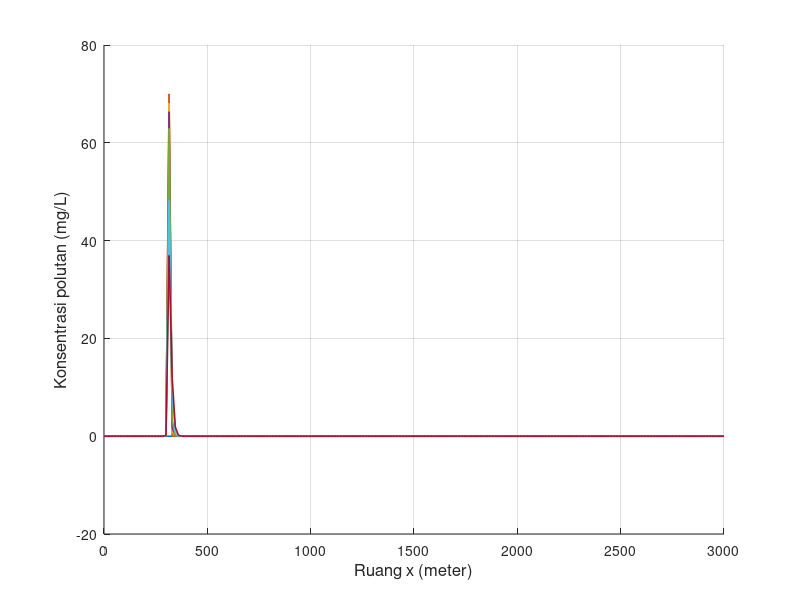

The MATLAB script that drew this image: (Note: this script raises an error after producing the figure.)
clear; clc; close all;

% Feby Syarief Al A`raaf
% 26050124130087
% Oseanografi C
%
% Simulasi difusi 1 dimensi metode Crank-Nicolson
% Sumber polutan diskontinu
% Grafik: konsentrasi polutan terhadap ruang
% NIM = 087, sehingga:
% x = 0, y = 8, z = 7

x_digit = 0;
y_digit = 8;
z_digit = 7;

C_source = 10 * z_digit;

L = 3000;
T = 7200;

scenario(1).nama = 'Skenario 1';
scenario(1).dx   = 15;
scenario(1).dt   = 6;
scenario(1).G    = 0.5;
scenario(1).m    = 15 + z_digit;

scenario(2).nama = 'Skenario 2';
scenario(2).dx   = 30;
scenario(2).dt   = 6;
scenario(2).G    = 0.05;
scenario(2).m    = 30 + z_digit;

scenario(3).nama = 'Skenario 3';
scenario(3).dx   = 15;
scenario(3).dt   = 6;
scenario(3).G    = 1;
scenario(3).m    = 15 + z_digit;

folder_output = 'output_Diskontinu_CN_Polutan_Terhadap_Ruang';
if ~exist(folder_output, 'dir')
    mkdir(folder_output);
end

for s = 1:numel(scenario)

    fprintf('\nMemproses %s\n', scenario(s).nama);

    dx       = scenario(s).dx;
    dt       = scenario(s).dt;
    G        = scenario(s).G;
    m_source = scenario(s).m;
    n_source = 20 + z_digit;

    M_grid = round(L / dx) + 1;
    Mmax   = max(M_grid, m_source);
    Nmax   = round(T / dt);

    alpha = (G * dt) / (dx^2);

    fprintf('dx = %.3f m, dt = %.3f s, G = %.3f m^2/s, m = %d, n = %d\n', dx, dt, G, m_source, n_source);
    fprintf('Mmax = %d, Nmax = %d, alpha = %.6f\n', Mmax, Nmax, alpha);

    F = zeros(Nmax + 1, Mmax);

    t_step = 0:Nmax;
    t_time = t_step * dt;
    x_grid = 0:(Mmax - 1);
    x_pos  = x_grid * dx;

    tv = [150 156 162 168 180 240 300];
    tv_valid = tv(tv >= 0 & tv <= T);
    n_plot = round(tv_valid / dt) + 1;

    if length(tv_valid) < length(tv)
        fprintf('%s: beberapa waktu berada di luar domain sehingga tidak digrafikkan.\n', scenario(s).nama);
    end

    a = -alpha;
    b = 2 + 2 * alpha;
    c = -alpha;

    H = zeros(1, Mmax);
    Q = zeros(1, Mmax);
    D = zeros(1, Mmax);

    for n = 1:Nmax

        if n == n_source
            F(n, m_source) = C_source;
        end

        for i = 2:(Mmax-1)
            D(i) = alpha * F(n, i+1) + (2 - 2 * alpha) * F(n, i) + alpha * F(n, i-1);
        end

        D(2)      = D(2) + alpha * F(n+1, 1);
        D(Mmax-1) = D(Mmax-1) + alpha * F(n+1, Mmax);

        H(2) = c / b;
        Q(2) = D(2) / b;

        for i = 3:(Mmax-1)
            denom = b - a * H(i-1);
            H(i) = c / denom;
            Q(i) = (D(i) - a * Q(i-1)) / denom;
        end

        F(n+1, Mmax-1) = Q(Mmax-1);

        for j = (Mmax-2):-1:2
            F(n+1, j) = H(j) * F(n+1, j+1) + Q(j);
        end

        F(n+1, 1)    = F(n+1, 2);
        F(n+1, Mmax) = F(n+1, Mmax-1);
    end

    fig = figure('Visible', 'off', 'Position', [100 100 1400 600]);
    hold on;

    legend_text = {};

    for k = 1:length(n_plot)
        plot(x_pos, F(n_plot(k), :), 'LineWidth', 1.2);
        legend_text{end+1} = sprintf('t = %d s', tv_valid(k));
    end

    grid on;
    xlabel('Ruang x (meter)', 'FontSize', 12);
    ylabel('Konsentrasi polutan (mg/L)', 'FontSize', 12);
    title(sprintf('%s - Konsentrasi polutan terhadap ruang', scenario(s).nama), ...
        'Feby Syarief-0087-Ose C', 'FontSize', 14, 'FontWeight', 'bold');
    xlim([x_pos(1), x_pos(end)]);

    y_max = max(F(n_plot, :), [], 'all');
    if isempty(y_max) || isnan(y_max) || y_max <= 0
        ylim([0 1]);
    else
        ylim([0, max(C_source * 1.2, y_max * 1.1)]);
    end

    set(gca, 'FontSize', 11);

    legend(legend_text, ...
        'Location', 'northwest', ...
        'FontSize', 8, ...
        'NumColumns', 2, ...
        'Box', 'on');

    hold off;

    nama_file = sprintf('cn_diskontinu_ruang_skenario_%d.png', s);
    saveas(fig, fullfile(folder_output, nama_file));
    close(fig);

    fprintf('%s selesai diproses.\n', scenario(s).nama);
end

fprintf('\nSemua skenario telah selesai diproses.\n');
